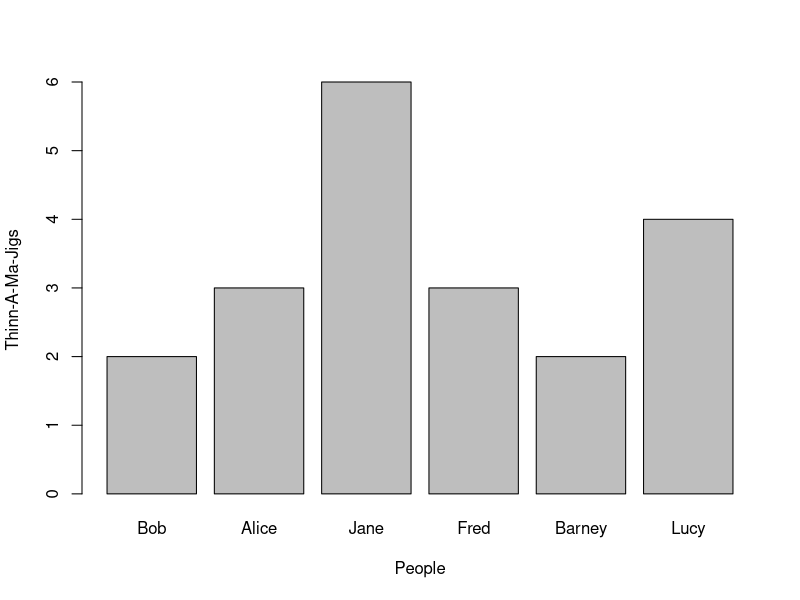
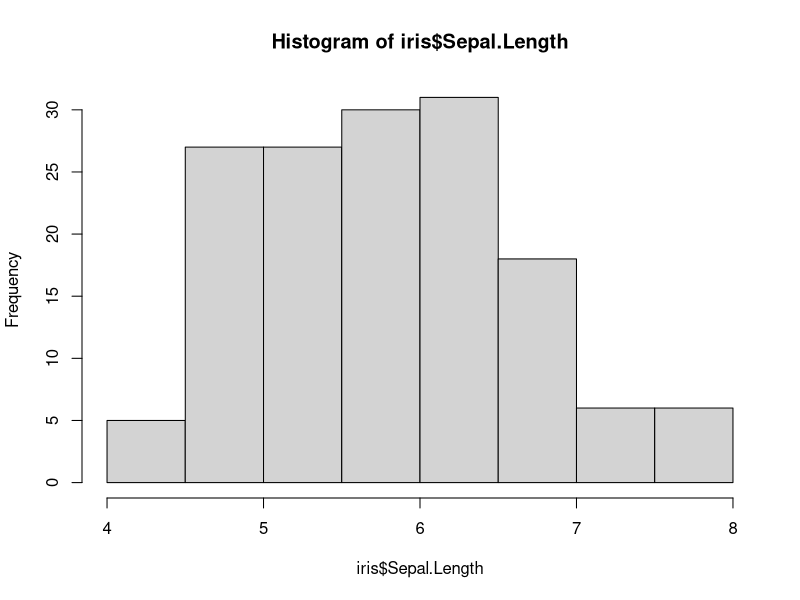
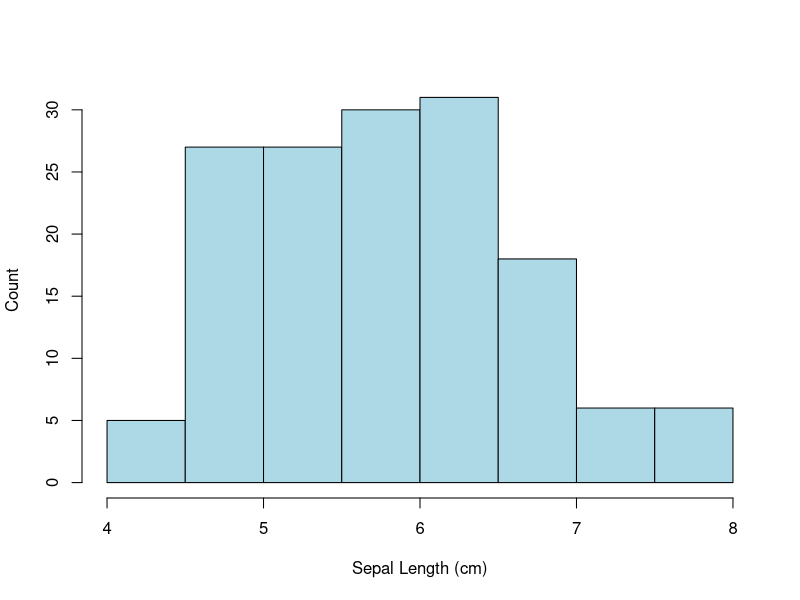
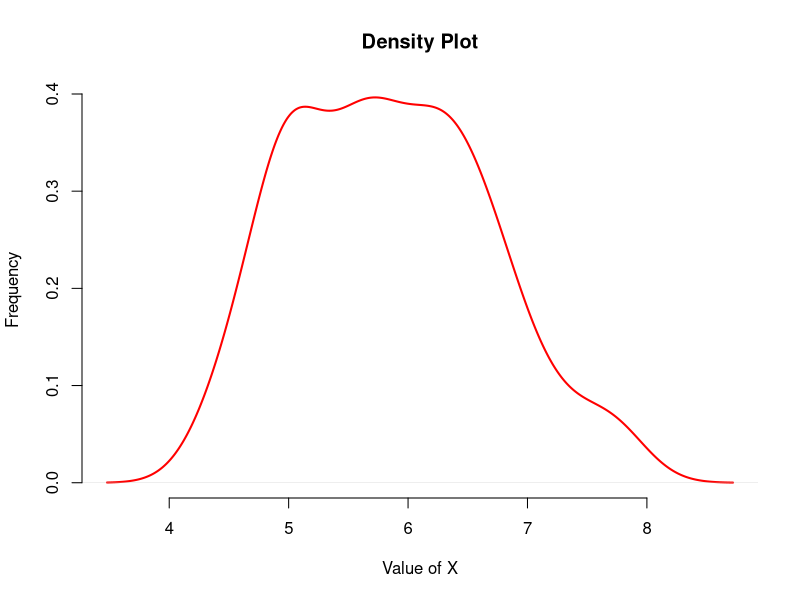
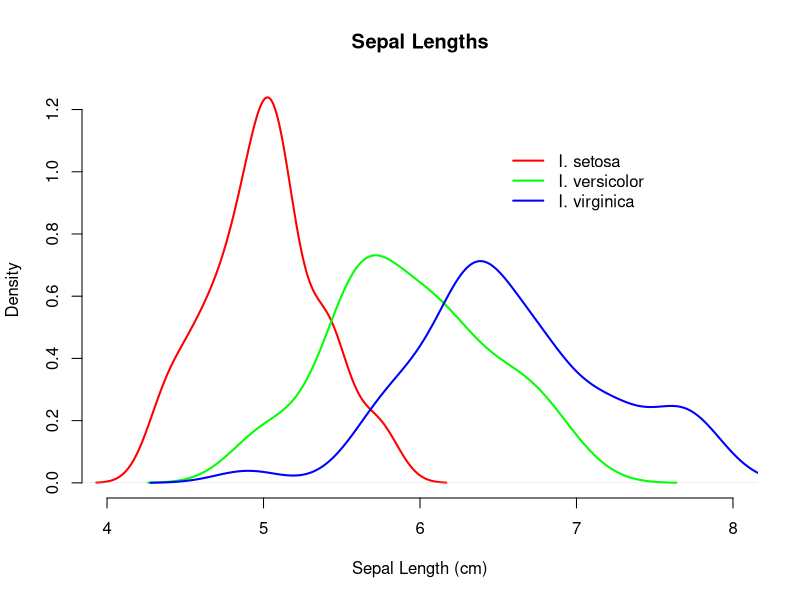
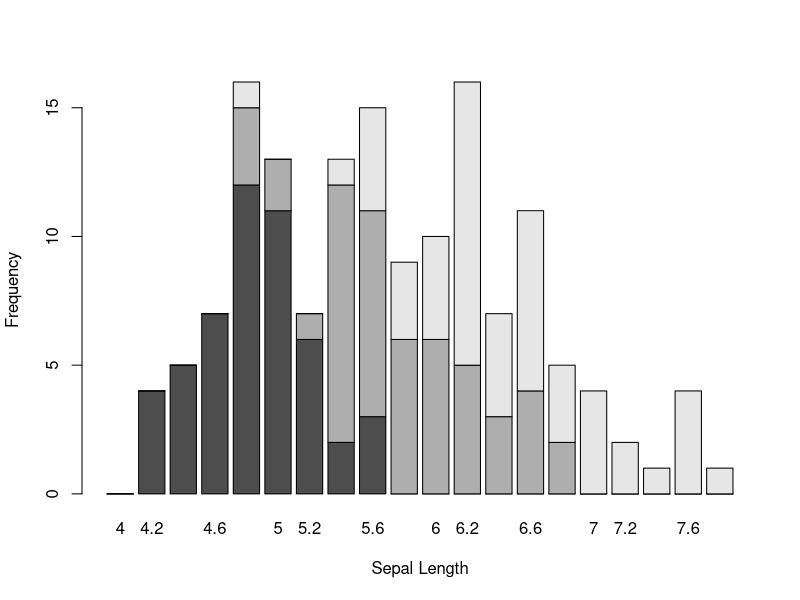
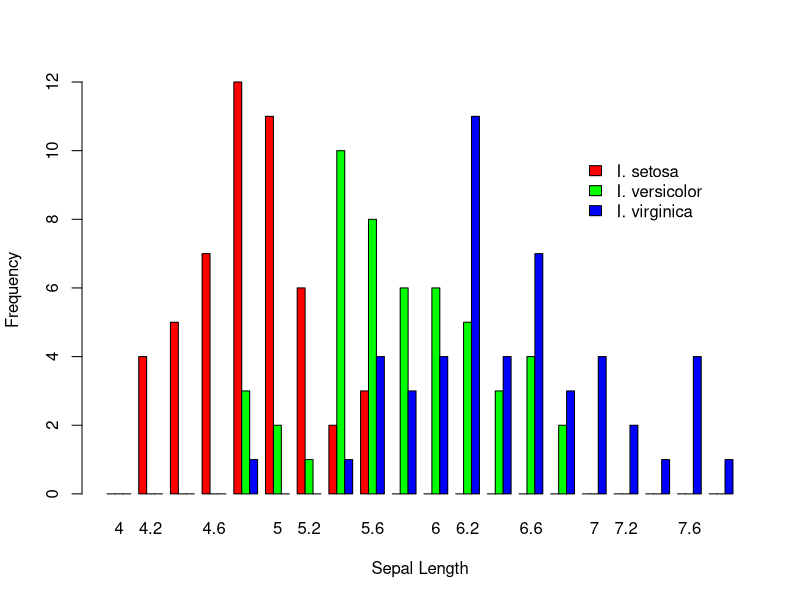
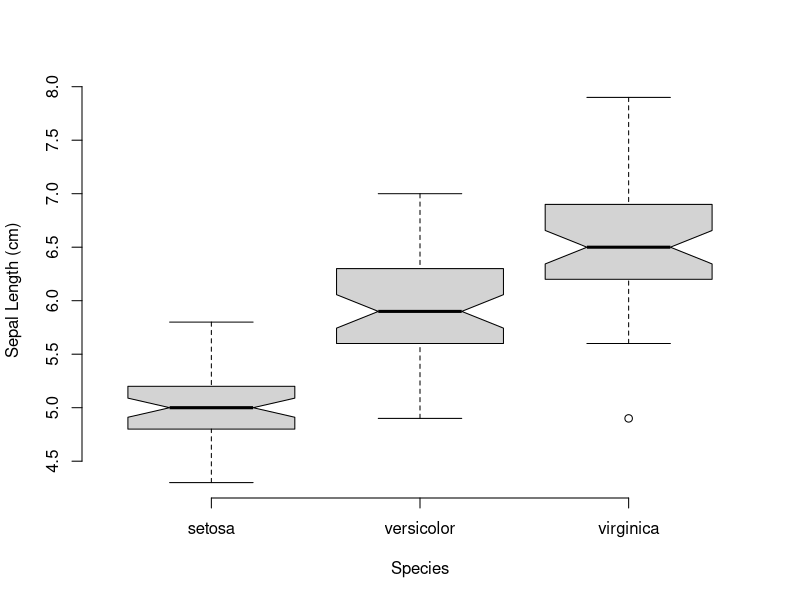

The R source for these figures, in order:
## ---- chunk 1
summary(iris)
## ---- chunk 2
x <- c(2, 3, 6, 3, 2, 4)
names(x) <- c("Bob", "Alice", "Jane", "Fred", "Barney", "Lucy")
x
## ---- chunk 3
barplot(x, xlab = "People", ylab = "Thinn-A-Ma-Jigs")
## ---- chunk 4
h <- hist(iris$Sepal.Length)
## ---- chunk 5
names(h)
## ---- chunk 6
h
## ---- chunk 7
x <- hist( iris$Sepal.Length,xlab="Sepal Length (cm)", ylab="Count", main="", col="lightblue")
## ---- chunk 8
d <- density( iris$Sepal.Length) 
attributes(d)
## ---- chunk 9
plot( d, col = "red", lwd = 2, xlab = "Value of X", ylab = "Frequency",bty = "n", main = "Density Plot")
## ---- chunk 10
by( iris$Sepal.Length, iris$Species, mean)
## ---- chunk 11
d.setosa <- iris$Sepal.Length[ iris$Species=="setosa" ]
d.versicolor <- iris$Sepal.Length[ iris$Species=="versicolor" ]
d.virginica <- iris$Sepal.Length[ iris$Species=="virginica" ]
d.se <- density( d.setosa )
d.ve <- density( d.versicolor )
d.vi <- density( d.virginica )
## ---- chunk 12
plot(d.se,xlim=c(4,8),col="red", lwd=2, bty="n", xlab="Sepal Length (cm)", main="Sepal Lengths")
lines( d.ve, xlim=c(4,8), col="green",lwd=2, bty="n")
lines( d.vi, xlim=c(4,8), col="blue", lwd=2, bty="n")
legend( 6.5,1.1,c("I. setosa", "I. versicolor", "I. virginica"), col=c("red","green","blue"), lwd=2,bty="n")
## ---- chunk 13
breaks <- seq(4,8,by=0.2)
h.se <- hist(d.setosa, breaks=breaks, plot = FALSE)
h.ve <- hist(d.versicolor, breaks=breaks, plot=FALSE)
h.vi <- hist(d.virginica, breaks=breaks, plot=FALSE)
vals <- rbind( h.se$counts, h.ve$counts, h.vi$counts )
rownames(vals) <- levels(iris$Species)
colnames(vals) <- breaks[1:20]
vals
## ---- chunk 14
barplot(vals,xlab="Sepal Length", ylab="Frequency")
## ---- chunk 15
barplot(vals,xlab="Sepal Length", ylab="Frequency", col=c("red","green","blue"), beside=TRUE)
legend(60, 10, c("I. setosa", "I. versicolor", "I. virginica"), fill = c("red", "green", "blue"), bty="n")
## ---- chunk 16
boxplot(Sepal.Length ~ Species, data=iris, notch=TRUE, xlab="Species", ylab="Sepal Length (cm)", frame.plot=FALSE)
## ---- chunk 17
plot( iris$Sepal.Length, iris$Sepal.Width, pch=as.numeric(iris$Species), bty="n", xlab="Sepal Length (cm)", ylab="Sepal Width (cm)")
legend( 6.75, 4.3, c("I. setosa", "I. versicolor", "I. virginica"), pch=1:3, bty="n")
## ---- chunk 18
plot(1:25,1:25,pch=1:25, bty="n", xlab="pch", ylab="pch")
## ---- chunk 19
names( par() )
## ---- chunk 20
par()$mfrow
## ---- chunk 21
par(mfrow=c(2,2))
plot( lm( Sepal.Length ~ Sepal.Width, data=iris))
